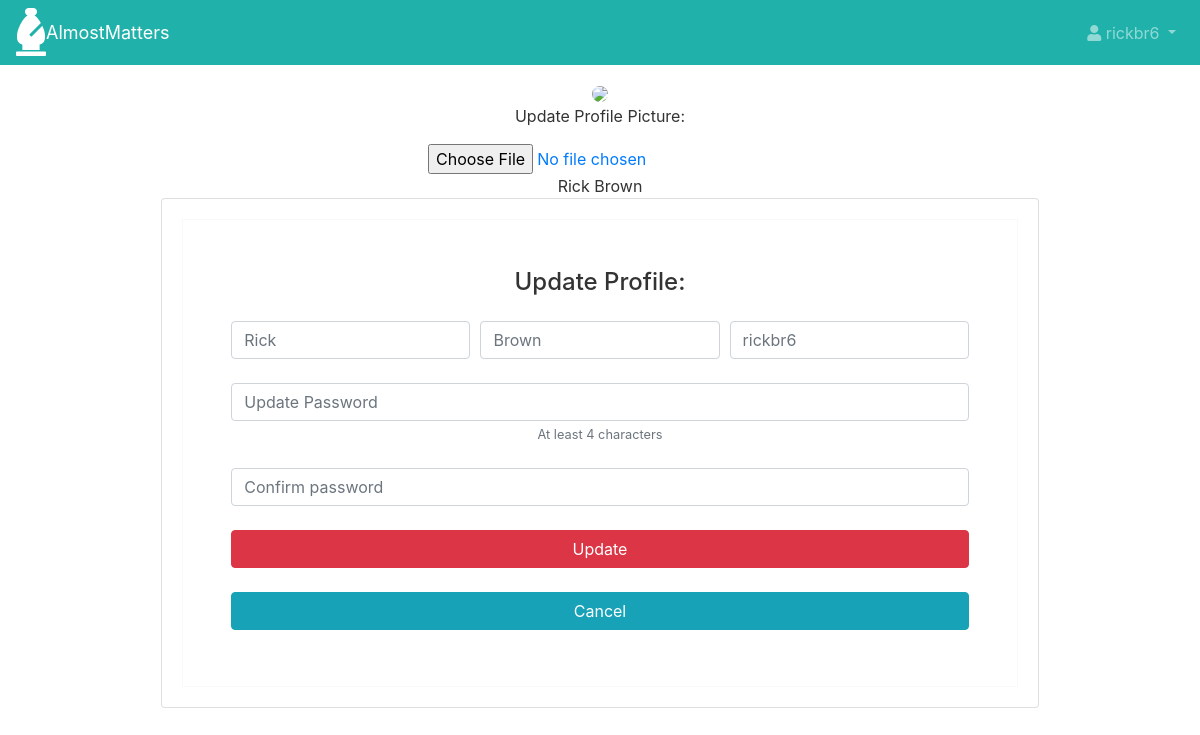
The app's page /profile/1 with its own data.
### models.py (models this page shows, shortened)
class Users(db.Model):
    id = db.Column(db.Integer, primary_key=True)
    first_name = db.Column(db.String(45), nullable=True)
    last_name = db.Column(db.String(45), nullable=True)
    email = db.Column(db.String(45), unique=True, nullable=False)
    password = db.Column(db.String(45), nullable=False)
    screen_name = db.Column(db.String(45), unique=True, nullable=False)
    profile_pic = db.Column(db.String(20), nullable=False, default='/static/profile_avatar.jpg')
    articles = db.relationship('Articles', backref='author', lazy=True)
    created_at = db.Column(db.DateTime, server_default=func.now())
    updated_at = db.Column(db.DateTime, server_default=func.now(), onupdate=func.now())

### controller_functions.py (the view)
def show_profile_page(id):
    user=Users.query.get(id)
    return render_template("profile.html", current_user=user)

### templates/profile.html (shortened to what this page needs)
<!DOCTYPE html>
<html lang="en" xmlns:http="http://www.w3.org/1999/xhtml">
	<head>
		<link rel="stylesheet" href="https://stackpath.bootstrapcdn.com/bootstrap/4.3.1/css/bootstrap.min.css">
		<link rel="stylesheet" href="https://use.fontawesome.com/releases/v5.7.2/css/all.css">
        <link rel="stylesheet" type="text/css" href="{{ url_for('static', filename='styles.css') }}">
    </head>
	<body>
        <header>
            <nav class="navbar navbar-expand-md navbar-dark bg-steel fixed-top">
                <span style="font-size: 3em; color: white;">
                    <i class="fas fa-chess-bishop"></i>
                </span>
                <a class="navbar-brand abs" href="/dashboard">AlmostMatters</a>
                <div class="navbar-collapse collapse" id="collapsingNavbar">
                    <ul class="navbar-nav ml-auto">
                        <li class="nav-item dropdown">
                            <a class="nav-link dropdown-toggle" id="navbarDropdownMenuLink-4" data-toggle="dropdown"
                            aria-haspopup="true" aria-expanded="false">
                            <i class="fas fa-user"></i> {{ current_user.screen_name }} </a>
                        </li>
                    </ul>
                </div>
            </nav>
        </header>
        <div class="container-fluid">
                  <div class="user-info" style="float: none; margin: 0 auto; width: 75%;">
                      <div class="profile-pic"><img src="https://s3.us-east-2.amazonaws.com/almostmatters/profile_avatar.jpg" width="20%" class="rounded-circle"/>
                      <div class="layer">
                        <p>Update Profile Picture:</p>
                      </div><a class="image-wrapper" href="#">
                          <input class="input" id="changePicture" type="file"/>
                        </form></a>
                    </div>
                    <div class="username">
                      <div class="name">{{current_user["first_name"] + ' ' + current_user["last_name"]}}</div>
                    </div>
                  </div>
                </div>
                <div class="container-fluid">
                        <div class="wrapper">
                          <div class="span4" style="float: none; margin: 0 auto; width: 75%;">
                            <div class="card">
                              <div class="card-body">
                                <form id="profile_form" class="text-center border border-light p-5" action="/update_user_info" method="POST">
                                    <p class="h4 mb-4">Update Profile:</p>
                                    <div class="form-row mb-4">
                                        <div class="col">
                                            <input type="text" name="first_name" id="first_name" class="form-control" placeholder="{{ current_user['first_name'] }}">
                                        </div>
                                        <div class="col">
                                            <input type="text" name="last_name" id="last_name" class="form-control" placeholder="{{ current_user['last_name'] }}">
                                        </div>
                                        <div class="col">
                                            <input type="text" name="screen_name" id="screen_name" class="form-control" placeholder="{{ current_user['screen_name'] }}">
                                        </div>
                                    </div>
                                    <input type="password" name="password" id="password" class="form-control" placeholder="Update Password" aria-describedby="defaultRegisterFormPasswordHelpBlock">
                                    <small id="defaultRegisterFormPasswordHelpBlock" class="form-text text-muted mb-4">
                                        At least 4 characters
                                    </small>
                                    <input type="password" name="password_confirm" id="password_confirm" class="form-control" placeholder="Confirm password" aria-describedby="defaultRegisterFormPasswordHelpBlock">
                                    <button class="btn btn-danger my-4 btn-block" type="submit">Update</button>
                                    <a button class="btn btn-info my-2 btn-block" href="/dashboard">Cancel</a>
                                </form>
                              </div>
                            </div>
                          </div>
</body>
</html>

### static/styles.css (style rules this page uses)
body { background: white; color: #333333; margin-top: 5rem; }
.navbar-brand { font-size: large; }
.container-fluid { display: block; text-align: center; margin: 0 auto; }
.bg-steel { background-color: lightseagreen; height: 65px;; }

### records on screen
Users: screen_name "rickbr6", first_name+last_name "Rick Brown", first_name "Rick", last_name "Brown"
